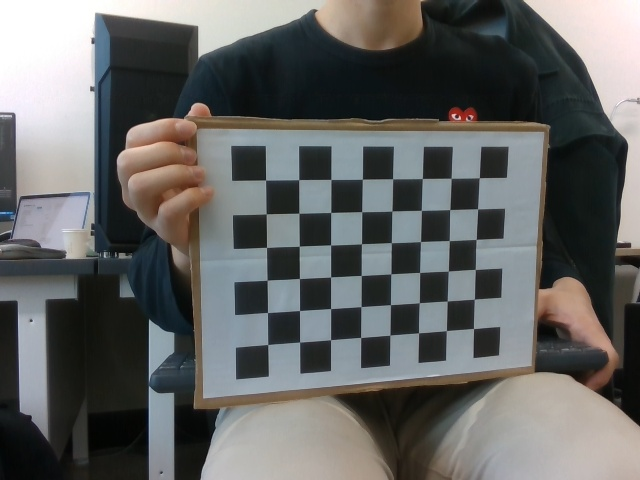
#> input picture stereo_check/L/0.jpg, 640 x 480 px; its folder holds 4 pictures in this run
$ python stereo_calibration.py
#> lines starting #> are read from the running program, lines starting #| are printed output that depends on the picture; after the words box and inside, x2 and y2 are one past the last pixel; in counts of white or black regions, pixels touching at a corner belong together; long printed decimals are rounded; pictures that were not available may be replaced by others from this repository, and a replacement may not be noted
import numpy as np
import cv2 as cv
import glob

def stereo_calibration():
    chessboardSize = (8, 6)
    frameSize = (640, 480)
    criteria = (cv.TERM_CRITERIA_EPS + cv.TERM_CRITERIA_MAX_ITER, 50, 0.001)
    objp = np.zeros((6*8,3), np.float32)
    objp[:,:2] = np.mgrid[0:8,0:6].T.reshape(-1,2) * 26

    objpoints = []
    imgpointsL = []
    imgpointsR = []

    # images path
    images_left = glob.glob('stereo_check/L/*.jpg')
    images_right = glob.glob('stereo_check/R/*.jpg')

    # make chesspattern
    for imgLeft, imgRight in zip(images_left, images_right):
        imgL = cv.imread(imgLeft)
#> imgL is the input picture: shape (480, 640, 3); mean B, G, R 99.6, 100.7, 99.8
        grayL = cv.cvtColor(imgL, cv.COLOR_BGR2GRAY)
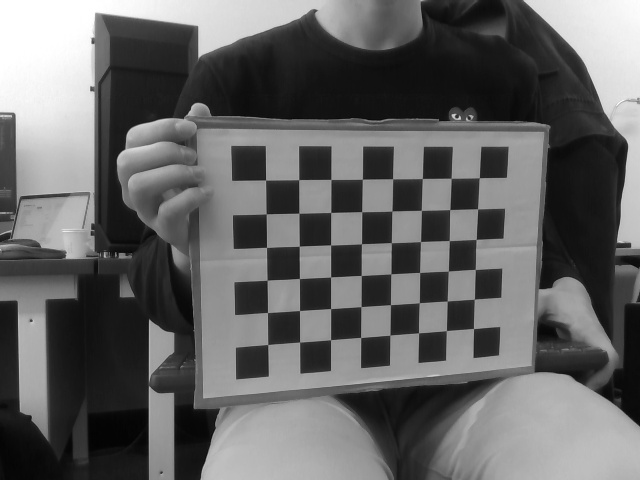
#> grayL: shape (480, 640); min 2, max 255, mean 100.3
        imgR = cv.imread(imgRight)
        grayR = cv.cvtColor(imgR, cv.COLOR_BGR2GRAY)

        retL, cornersL = cv.findChessboardCorners(grayL, chessboardSize, None)
#> retL = True; cornersL = 48 rows, first 8: [265.6, 179.6], [298.7, 179.5], [330.8, 179.2], [362.6, 179.2], [392.6, 178.6], [422.2, 178.4], [450.9, 178.3], [479.5, 177.8]
        retR, cornersR = cv.findChessboardCorners(grayR, chessboardSize, None)
#> retR = True; cornersR has the same summary as cornersL

        # read image
        if retL == True:
            objpoints.append(objp)
            cornersL = cv.cornerSubPix(grayL, cornersL, (11,11), (-1,-1), criteria)
#> cornersL = 48 rows, first 8: [265.6, 180], [298.7, 179.6], [330.9, 179.4], [362.4, 179.2], [392.6, 178.8], [422.4, 178.5], [451.3, 178.3], [479.2, 177.7]
            imgpointsL.append(cornersL)
            cornersR = cv.cornerSubPix(grayR, cornersR, (11,11), (-1,-1), criteria)
#> cornersR has the same summary as cornersL
            imgpointsR.append(cornersR)

            cv.drawChessboardCorners(imgL, chessboardSize, cornersL, retL)
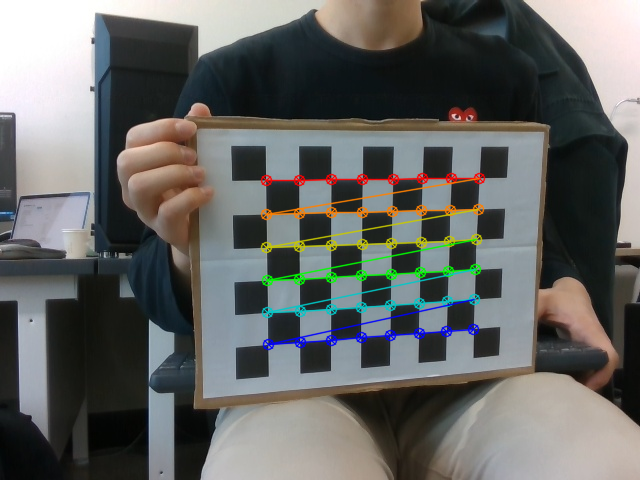
#> imgL: shape (480, 640, 3); 3.44% of pixels changed, all inside (x1, y1, x2, y2) = (260, 172, 486, 351)
            # cv.imshow('img left', imgL)
            cv.drawChessboardCorners(imgR, chessboardSize, cornersR, retR)
            # cv.imshow('img right', imgR)
            # cv.waitKey(200)
        cv.destroyAllWindows()
    retL, matL, distL, rotL, transL, = cv.calibrateCamera(objpoints, imgpointsL, frameSize, None, None)
#> retL = 0.162; matL = [[521.3, 0, 273.1], [0, 514.9, 250.2], [0, 0, 1]]; distL = [[0.219, -1.34, -0.00447, -0.0126, 3.39]]; rotL = ([0.114, -0.22, -0.0243],); transL = ([-5.54, -53.89, 396.5],)
    retR, matR, distR, rotR, transR, = cv.calibrateCamera(objpoints, imgpointsR, frameSize, None, None)
#> retR = 0.162; matR = [[521.3, 0, 273.1], [0, 514.9, 250.2], [0, 0, 1]]; distR = [[0.219, -1.34, -0.00447, -0.0126, 3.39]]; rotR = ([0.114, -0.22, -0.0243],); transR = ([-5.54, -53.89, 396.5],)

    imgL = cv.imread('L_0.jpg')
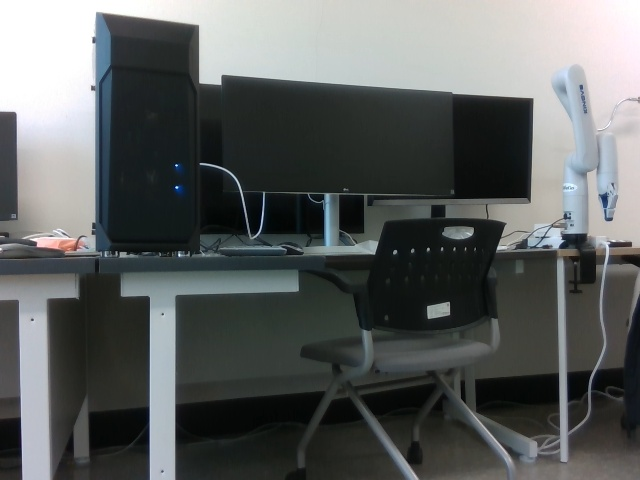
#> input picture L_0.jpg, 640 x 480 px
#> imgL is the input picture: shape (480, 640, 3); mean B, G, R 96, 96.6, 93.3
    h,  w = imgL.shape[:2]
#> h = 480; w = 640
    newcameramtxL, roi = cv.getOptimalNewCameraMatrix(matL, distL, (w,h), 1, (w,h))
#> newcameramtxL = [[558.2, 0, 280.3], [0, 523.9, 248.3], [0, 0, 1]]; roi = (24, 94, 499, 311)
    img_undistL = cv.undistort(imgL, matL, distL, None, newcameramtxL)
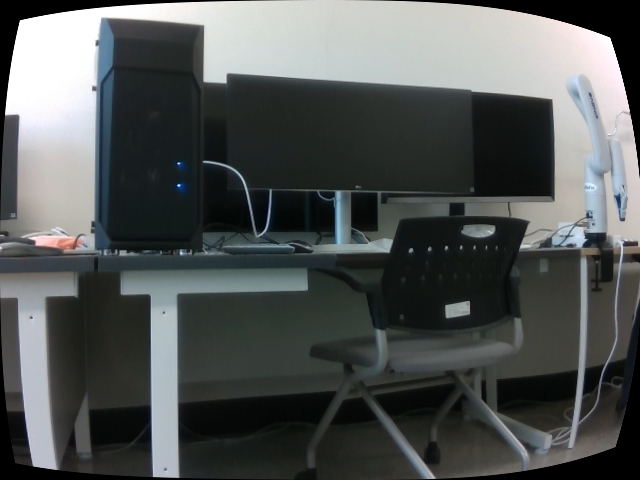
#> img_undistL: shape (480, 640, 3); mean B, G, R 85.3, 86.1, 82.4

    imgR = cv.imread('R_0.jpg')
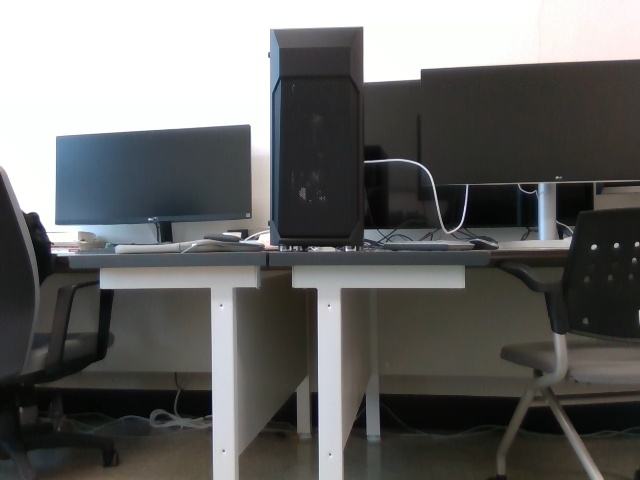
#> input picture R_0.jpg, 640 x 480 px
#> imgR is the input picture: shape (480, 640, 3); mean B, G, R 102.5, 103.9, 103.6
    h,  w = imgR.shape[:2]
    newcameramtxR, roi = cv.getOptimalNewCameraMatrix(matR, distR, (w,h), 1, (w,h))
#> newcameramtxR = [[558.2, 0, 280.3], [0, 523.9, 248.3], [0, 0, 1]]
    img_undistR = cv.undistort(imgR, matR, distR, None, newcameramtxR)
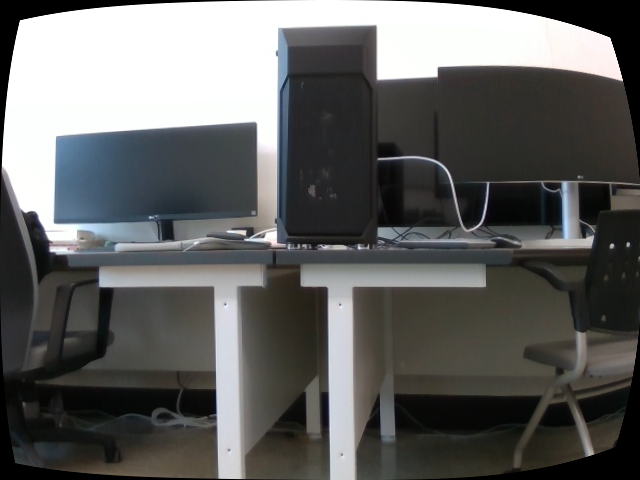
#> img_undistR: shape (480, 640, 3); mean B, G, R 96.5, 97.6, 97.2
    # cv.imshow('undistort L', img_undistL)
    # cv.imshow('undistort R', img_undistR)
    # cv.waitKey(10000)
    flags = 0
    flags |= cv.CALIB_FIX_INTRINSIC
    # Here we fix the intrinsic camara matrixes so that only Rot, Trns, Emat and Fmat are calculated.
    criteria_stereo= (cv.TERM_CRITERIA_EPS + cv.TERM_CRITERIA_MAX_ITER, 100, 0.0001)

    # This step is performed to transformation between the two cameras and calculate Essential and Fundamenatl matrix
    retStereo, newCameraMatrixL, distL, newCameraMatrixR, distR, rot, trans, essentialMatrix, fundamentalMatrix = cv.stereoCalibrate(objpoints, imgpointsL, imgpointsR, newcameramtxL, distL, newcameramtxR, distR, grayL.shape[::-1], criteria_stereo, flags)
#> retStereo = 1.1; newCameraMatrixL = [[558.2, 0, 280.3], [0, 523.9, 248.3], [0, 0, 1]]; newCameraMatrixR = [[558.2, 0, 280.3], [0, 523.9, 248.3], [0, 0, 1]]; rot = [[1, -2.8e-12, -2.97e-11], [2.8e-12, 1, -6.11e-11], [2.97e-11, 6.11e-11, 1]]; trans = [1.22e-08, 2.7e-08, -9.98e-09]; essentialMatrix = [[8.31e-19, 9.98e-09, 2.7e-08], [-9.98e-09, -7.15e-19, -1.22e-08], [-2.7e-08, 1.22e-08, 5.99e-20]]; fundamentalMatrix = [[5.05e-06, 64668.6, 75704118.3], [-64668.6, -4.94e-06, -25908571.3], [-75704118.3, 25908571.3, 1]]

    # undistort image L, R  // new camera matrix L, R // rot // trans
    return img_undistL, img_undistR, newcameramtxL, newcameramtxR, rot, trans

if __name__ == '__main__' :
    img_undistL, img_undistR, newcameramtxL, newcameramtxR, rot, trans = stereo_calibration()
#> newcameramtxL = [[558.2, 0, 280.3], [0, 523.9, 248.3], [0, 0, 1]]; newcameramtxR = [[558.2, 0, 280.3], [0, 523.9, 248.3], [0, 0, 1]]; trans = [1.22e-08, 2.7e-08, -9.98e-09]

    print ('------new camera matrix left------ \n',newcameramtxL)
#| ------new camera matrix left------
#|  [[558.241   0.         280.278]
#|  [  0.         523.915 248.335]
#|  [  0.           0.           1.        ]]
    print ('------new camera matrix right------ \n',newcameramtxR)
#| ------new camera matrix right------
#|  [[558.241   0.         280.278]
#|  [  0.         523.915 248.335]
#|  [  0.           0.           1.        ]]
    print ('------rotation matrix------ \n', rot)
#| ------rotation matrix------
#|  [[ 1.00000000e+00 -2.80266741e-12 -2.97105869e-11]
#|  [ 2.80266741e-12  1.00000000e+00 -6.10546540e-11]
#|  [ 2.97105869e-11  6.10546540e-11  1.00000000e+00]]
    print ('------translation vector------ \n', trans)
#| ------translation vector------
#|  [[ 1.21755842e-08]
#|  [ 2.70355216e-08]
#|  [-9.98202859e-09]]
